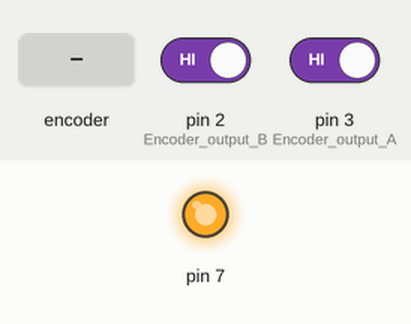
Bench run of a sketch on a simulated Arduino Uno, built with avr-gcc and run on an emulated ATmega328P. On the bench: output pins drawn as LEDs (lit = HIGH). Inputs (shaded band) come from the test bench; at power-on: pin 2 (Encoder_output_B) HIGH, pin 3 (Encoder_output_A) HIGH. What the sketch prints to the serial monitor is not drawn.

Above: at 1.2 s.
1.3 s: rotary encoder on pin 3 (Encoder_output_A) / pin 2 (Encoder_output_B) turned 1 step (first pin leading)
4.5 s: rotary encoder on pin 3 (Encoder_output_A) / pin 2 (Encoder_output_B) turned 2 steps (second pin leading)
Timing chart, 0 to 7.5 s (numbered marks = the images above; inputs shaded):
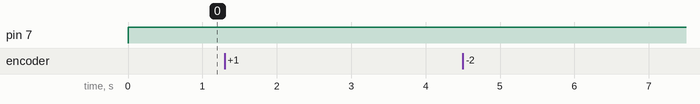

The sketch:

cmPerPulse.ino
```cpp
/*
 * The purpose of this code is to count the ouput pulses or
 * the encoder outputs as you rotate the Motor shaft. You can run the
 * same code on the Arduino Uno, Arduino Nano, Arduino Mega, etc.
 */
#define Encoder_output_A 3 // pin2 of the Arduino
#define Encoder_output_B 2 // pin 3 of the Arduino
#define PWM 7 // pin 7 of the Arduino
#define IN1 5 // pin 6 of the Arduino
#define IN2 6 // pin 5 of the Arduino

#include "TimerOne.h"

// these two pins has the hardware interrupts as well.
int b;
int Count_pulses = 0;

void setup() {
Serial.begin(9600); // activates the serial communication
pinMode(Encoder_output_A,INPUT); // sets the Encoder_output_A pin as the input
pinMode(Encoder_output_B,INPUT); // sets the Encoder_output_B pin as the input

attachInterrupt(digitalPinToInterrupt(Encoder_output_A),DC_Motor_Encoder,RISING);

Timer1.initialize(1000000);         // initialize timer1, and set a 1/2 second period
Timer1.attachInterrupt(dataAqu);  // attaches callback() as a timer overflow interrupt
}

void loop() {
//  int dir = -1;
//  int pwr = 255;
//  setMotor(dir,pwr,PWM,IN1,IN2);
//  Serial.print("Encoder_output_A = ");
//  Serial.println(digitalRead(Encoder_output_A));
//  Serial.print("Encoder_output_B = ");
//  Serial.println(digitalRead(Encoder_output_B));
//

//   Set the motor speed and direction
  int dir = 1;
  int pwr = 255;
  setMotor(dir,pwr,PWM,IN1,IN2);
  Serial.print("Count_pulses = ");
  Serial.println(Count_pulses);
  Serial.print("Position_cm = ");
  Serial.println(Count_pulses*0.0248982912937347);
  Serial.print("\n");
}

void setMotor(int dir, int pwmVal, int pwm, int in1, int in2){
  analogWrite(pwm,pwmVal); // Motor speed
  if(dir == 1){
    // Turn one way
    digitalWrite(in1,HIGH);
    digitalWrite(in2,LOW);
  }
  else if(dir == -1){
    // Turn the other way
    digitalWrite(in1,LOW);
    digitalWrite(in2,HIGH);
  }
  else{
    // Or dont turn
    digitalWrite(in1,LOW);
    digitalWrite(in2,LOW);
  }
}

void dataAqu()
{
  Serial.println(Count_pulses);
  //Serial.write(13);
  //Serial.write(10);
}

void DC_Motor_Encoder(){
  b = digitalRead(Encoder_output_B);
  if(b > 0){
    Count_pulses++;
  }
  else{
    Count_pulses--;
  }
}
```

Measured:
- after the input at 1.3 s, every drawn part: stays the same
- after the input at 4.5 s, every drawn part: stays the same
